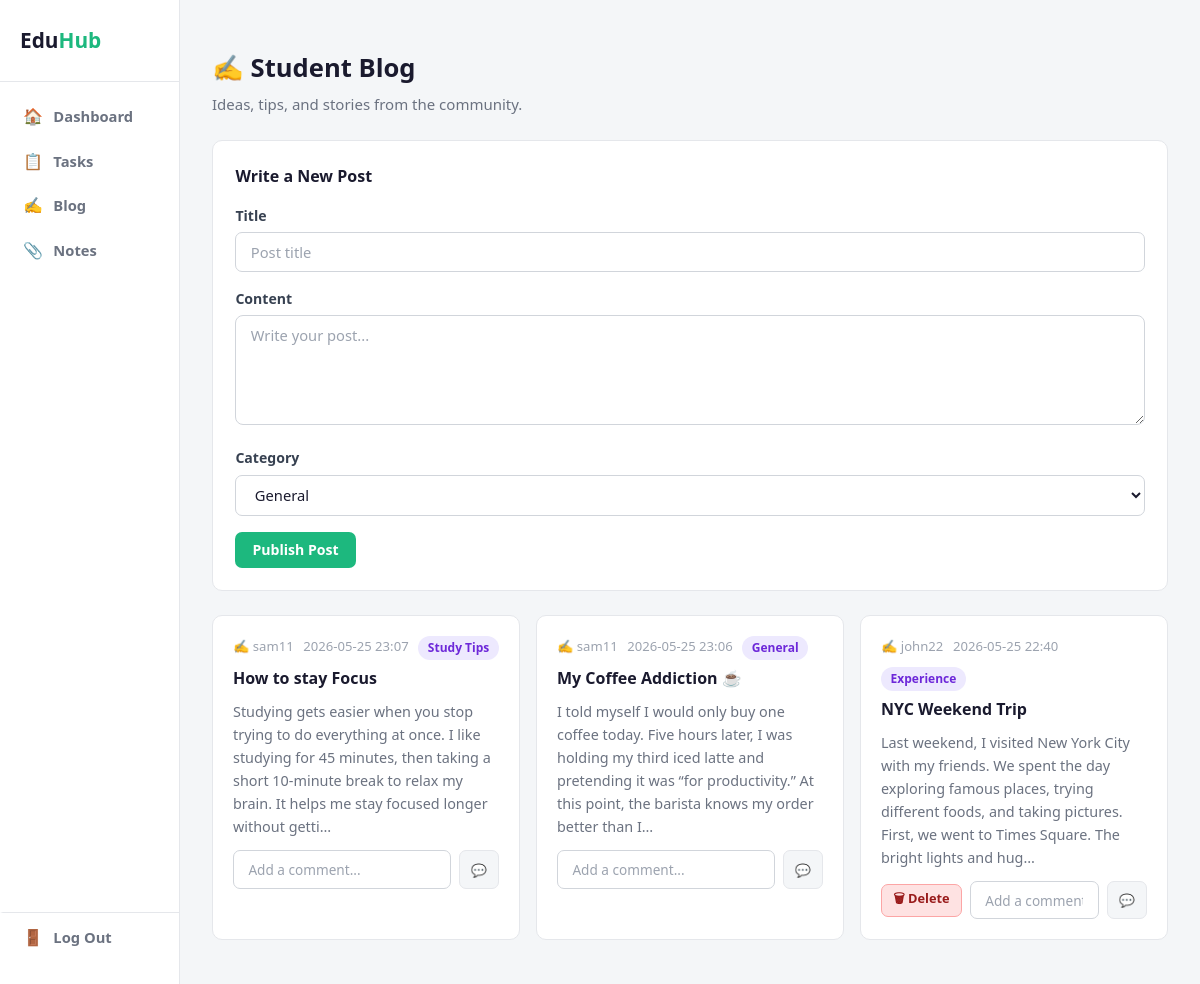
Page /blog (signed in) on the committed database.
### tables this page shows
CREATE TABLE posts (
            id         INTEGER PRIMARY KEY AUTOINCREMENT,
            user_id    INTEGER NOT NULL,
            title      TEXT    NOT NULL,
            content    TEXT    NOT NULL,
            category   TEXT    DEFAULT 'General',
            created_at TEXT    NOT NULL
        );

CREATE TABLE users (
            id       INTEGER PRIMARY KEY AUTOINCREMENT,
            username TEXT    UNIQUE NOT NULL,
            email    TEXT    UNIQUE NOT NULL,
            password TEXT    NOT NULL
        );

### app.py (the view)
@app.route("/blog")
def blog():
    if not logged_in():
        return redirect("/")
    conn = get_db()
    posts = conn.execute("""
        SELECT posts.*, users.username
        FROM posts JOIN users ON posts.user_id = users.id
        ORDER BY posts.id DESC
    """).fetchall()
    conn.close()
    return render_template("blog.html", posts=posts)

### app.py (called while the page is built)
def get_db():
    conn = sqlite3.connect("lms.db")
    conn.row_factory = sqlite3.Row
    return conn

def logged_in():
    return "user_id" in session

### templates/blog.html (shortened to what this page needs)
{% extends "base.html" %} {% block title %}Blog{% endblock %} {% block content
%}
<div class="container">
  <div class="page-header">
    <div>
      <h1>✍️ Student Blog</h1>
      <p>Ideas, tips, and stories from the community.</p>
    </div>
  </div>
  {% if session.get('user_id') %}
  <div class="card mb-3">
    <h3 style="color: var(--text); margin-bottom: 1rem">Write a New Post</h3>
    <form method="POST" action="{{ url_for('add_post') }}">
      <div class="form-group">
        <label>Title</label>
        <input
          name="title"
          class="form-control"
          placeholder="Post title"
          required
        />
      </div>
      <div class="form-group">
        <label>Content</label>
        <textarea
          name="content"
          class="form-control"
          rows="4"
          placeholder="Write your post..."
          required
        ></textarea>
      </div>
      <div class="form-group">
        <label>Category</label>
        <select name="category" class="form-control">
          <option>General</option>
        </select>
      </div>
      <button type="submit" class="btn btn-primary">Publish Post</button>
    </form>
  </div>
  {% endif %}
  {% if posts %}
  <div class="card-grid card-grid-2">
    {% for post in posts %}
    <div class="card post-card">
      <div class="post-meta">
        <span>✍️ {{ post['username'] }}</span>
        <span>{{ post['created_at'] }}</span>
        <span class="badge badge-purple">{{ post['category'] }}</span>
      </div>
      <h3>{{ post['title'] }}</h3>
      <p class="post-excerpt">
        {{ post['content'][:200] }}{% if post['content']|length > 200 %}…{%
        endif %}
      </p>
      <div class="post-footer">
        {% if session.get('user_id') == post['user_id'] %}
        <form
          method="POST"
          action="{{ url_for('delete_post', post_id=post['id']) }}"
          style="margin: 0"
        >
          <button type="submit" class="btn btn-danger btn-sm">🗑 Delete</button>
        </form>
        {% endif %}
        <form
          method="POST"
          action="{{ url_for('add_comment', post_id=post['id']) }}"
          style="margin: 0; display: flex; gap: 0.5rem; flex: 1"
        >
          <input
            name="content"
            class="form-control"
            placeholder="Add a comment..."
            required
            style="font-size: 0.85rem"
          />
          <button type="submit" class="btn btn-secondary btn-sm">💬</button>
        </form>
      </div>
    </div>
    {% endfor %}
  </div>
  {% else %}
  <div class="empty-state">
    <div class="emoji">✍️</div>
    <p>No posts yet. Be the first to write one!</p>
  </div>
  {% endif %}
</div>
{% endblock %}

### templates/base.html (shortened to what this page needs)
<!doctype html>
<html lang="en">
  <head>
    <link
      rel="stylesheet"
      href="{{ url_for('static', filename='css/style.css') }}"
    />
  </head>
  <body>
    {% if session.get('user_id') %}
    <div class="app-layout">
      <aside class="sidebar">
        <div class="sidebar-brand">Edu<span>Hub</span></div>
        <nav class="sidebar-nav">
          <a href="{{ url_for('dashboard') }}" class="nav-item">
            <span class="nav-icon">🏠</span> Dashboard
          </a>
          <a href="{{ url_for('tasks') }}" class="nav-item">
            <span class="nav-icon">📋</span> Tasks
          </a>
          <a href="{{ url_for('blog') }}" class="nav-item">
            <span class="nav-icon">✍️</span> Blog
          </a>
          <a href="{{ url_for('notes') }}" class="nav-item">
            <span class="nav-icon">📎</span> Notes
          </a>
        </nav>
        <a href="{{ url_for('logout') }}" class="nav-item logout">
          <span class="nav-icon">🚪</span> Log Out
        </a>
      </aside>
      <div class="main-area">
        <main>{% block content %}{% endblock %}</main>
      </div>
    </div>
    {% endif %}
  </body>
</html>

### static/css/style.css (style rules this page uses)
* { box-sizing: border-box; margin: 0; padding: 0; }
body { font-family: "Segoe UI", Tahoma, Verdana, sans-serif; background: #f4f6f8; color: #1a1a2e; font-size: 15px; line-height: 1.6; min-height: 100vh; }
a { color: #1db87e; text-decoration: none; }
h1 { font-size: 1.6rem; margin-bottom: 0.2rem; }
h3 { font-size: 1rem; margin-bottom: 0.5rem; }
p { color: #6b7280; }
.app-layout { display: flex; min-height: 100vh; }
.sidebar { width: 180px; background: #fff; border-right: 1px solid #e5e7eb; display: flex; flex-direction: column; padding: 1.5rem 0; position: fixed; top: 0; left: 0; bottom: 0; z-index: 100; }
.sidebar-brand { font-size: 1.3rem; font-weight: bold; color: #1a1a2e; padding: 0 1.25rem 1.5rem; border-bottom: 1px solid #e5e7eb; margin-bottom: 0.75rem; }
.sidebar-brand span { color: #1db87e; }
.sidebar-nav { flex: 1; display: flex; flex-direction: column; }
.nav-item { display: flex; align-items: center; gap: 0.65rem; padding: 0.6rem 1.25rem; color: #6b7280; font-size: 0.92rem; font-weight: 600; text-decoration: none; transition: all 0.15s; border-left: 3px solid transparent; }
.nav-icon { font-size: 1rem; }
.logout { margin-top: auto; border-top: 1px solid #e5e7eb; padding-top: 0.75rem; }
.main-area { margin-left: 180px; flex: 1; min-height: 100vh; padding: 2rem; max-width: calc(100% - 180px); }
.card { background: #fff; border: 1px solid #e5e7eb; border-radius: 10px; padding: 1.4rem; margin-bottom: 1rem; }
.card-grid { display: grid; gap: 1rem; }
.card-grid-2 { grid-template-columns: repeat(auto-fill, minmax(280px, 1fr)); }
.btn { display: inline-block; padding: 0.45rem 1rem; border-radius: 7px; font-size: 0.88rem; font-weight: 600; cursor: pointer; border: 1px solid transparent; text-decoration: none; font-family: inherit; transition: all 0.15s; }
.btn-primary { background: #1db87e; color: #fff; }
.btn-secondary { background: #f4f6f8; color: #374151; border-color: #e5e7eb; }
.btn-danger { background: #fee2e2; color: #991b1b; border-color: #fca5a5; }
.btn-sm { padding: 0.28rem 0.7rem; font-size: 0.8rem; }
.form-group { margin-bottom: 1rem; }
.form-group label { display: block; margin-bottom: 0.3rem; font-weight: 600; font-size: 0.88rem; color: #374151; }
.form-control { width: 100%; padding: 0.55rem 0.9rem; border: 1px solid #d1d5db; border-radius: 7px; font-size: 0.92rem; font-family: inherit; background: #fff; color: #1a1a2e; transition: border-color 0.15s; }
.form-control::placeholder { color: #9ca3af; }
textarea.form-control { border-radius: 8px; min-height: 110px; resize: vertical; }
select.form-control { cursor: pointer; }
.badge { display: inline-block; padding: 0.15rem 0.6rem; border-radius: 20px; font-size: 0.75rem; font-weight: 600; }
.badge-purple { background: #ede9fe; color: #6d28d9; }
.page-header { display: flex; justify-content: space-between; align-items: flex-start; flex-wrap: wrap; gap: 1rem; margin-bottom: 1.5rem; }
.page-header p { margin-top: 0.2rem; }
.post-card { background: #fff; border: 1px solid #e5e7eb; border-radius: 10px; padding: 1.25rem; margin-bottom: 0.75rem; transition: border-color 0.15s; }
.post-meta { font-size: 0.82rem; color: #9ca3af; display: flex; gap: 0.6rem; flex-wrap: wrap; margin-bottom: 0.4rem; }
.post-excerpt { font-size: 0.9rem; color: #6b7280; }
.post-footer { margin-top: 0.75rem; display: flex; gap: 0.5rem; align-items: center; flex-wrap: wrap; }
.mb-3 { margin-bottom: 1.5rem; }

### rows in the picture
posts: username "sam11", created_at "2026-05-25 23:07", category "Study Tips", title "How to stay Focus", content "Studying gets easier when you stop trying to do everything at once. I like studying for 45 minutes, then taking a short 10-minute break to relax my brain. It helps me stay focused longer without getti"
posts: username "sam11", created_at "2026-05-25 23:06", category "General", title "My Coffee Addiction ☕", content "I told myself I would only buy one coffee today. Five hours later, I was holding my third iced latte and pretending it was “for productivity.” At this point, the barista knows my order better than I"
posts: username "john22", created_at "2026-05-25 22:40", category "Experience", title "NYC Weekend Trip", content "Last weekend, I visited New York City with my friends. We spent the day exploring famous places, trying different foods, and taking pictures. First, we went to Times Square. The bright lights and hug"
